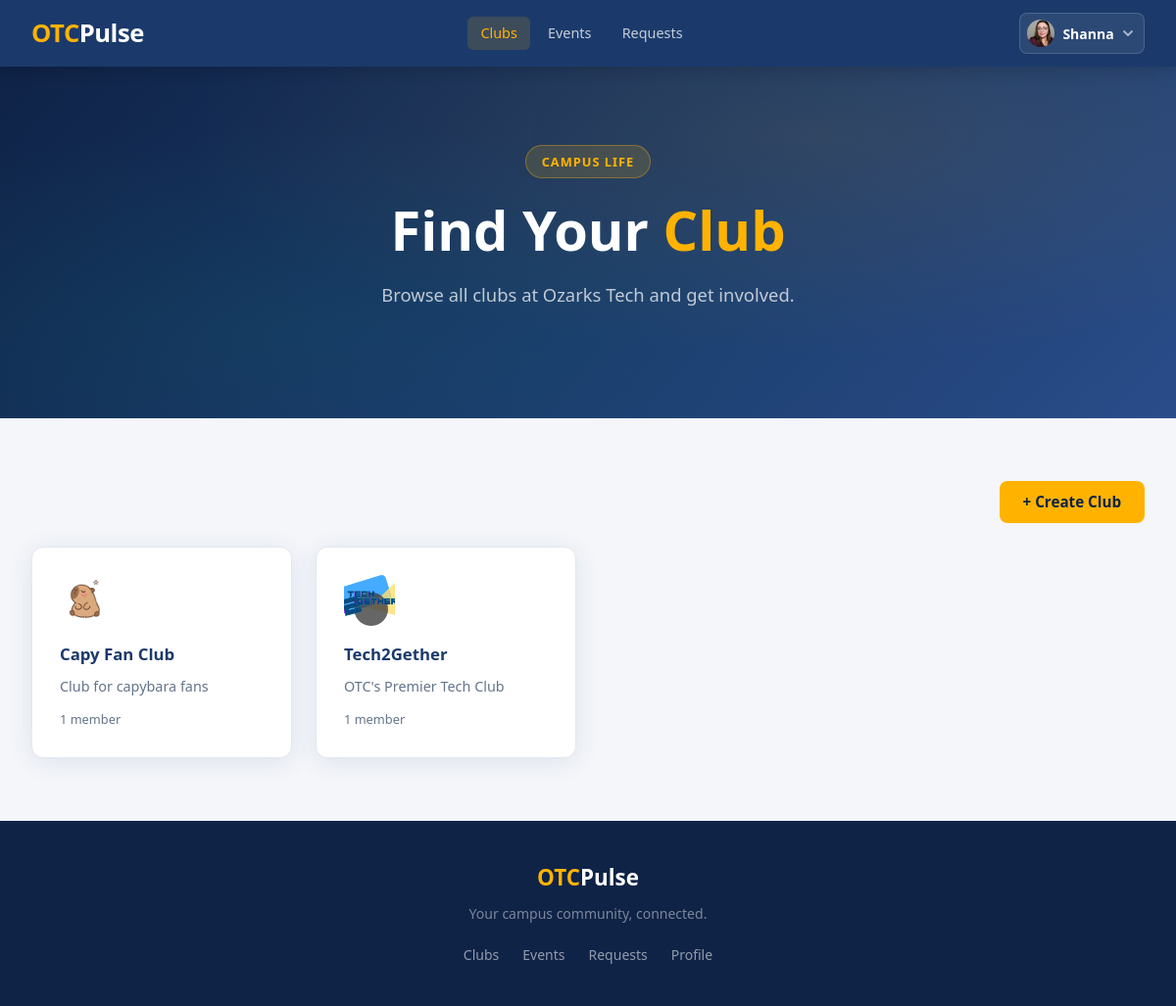
The app's page /clubs/ (signed in), older data.
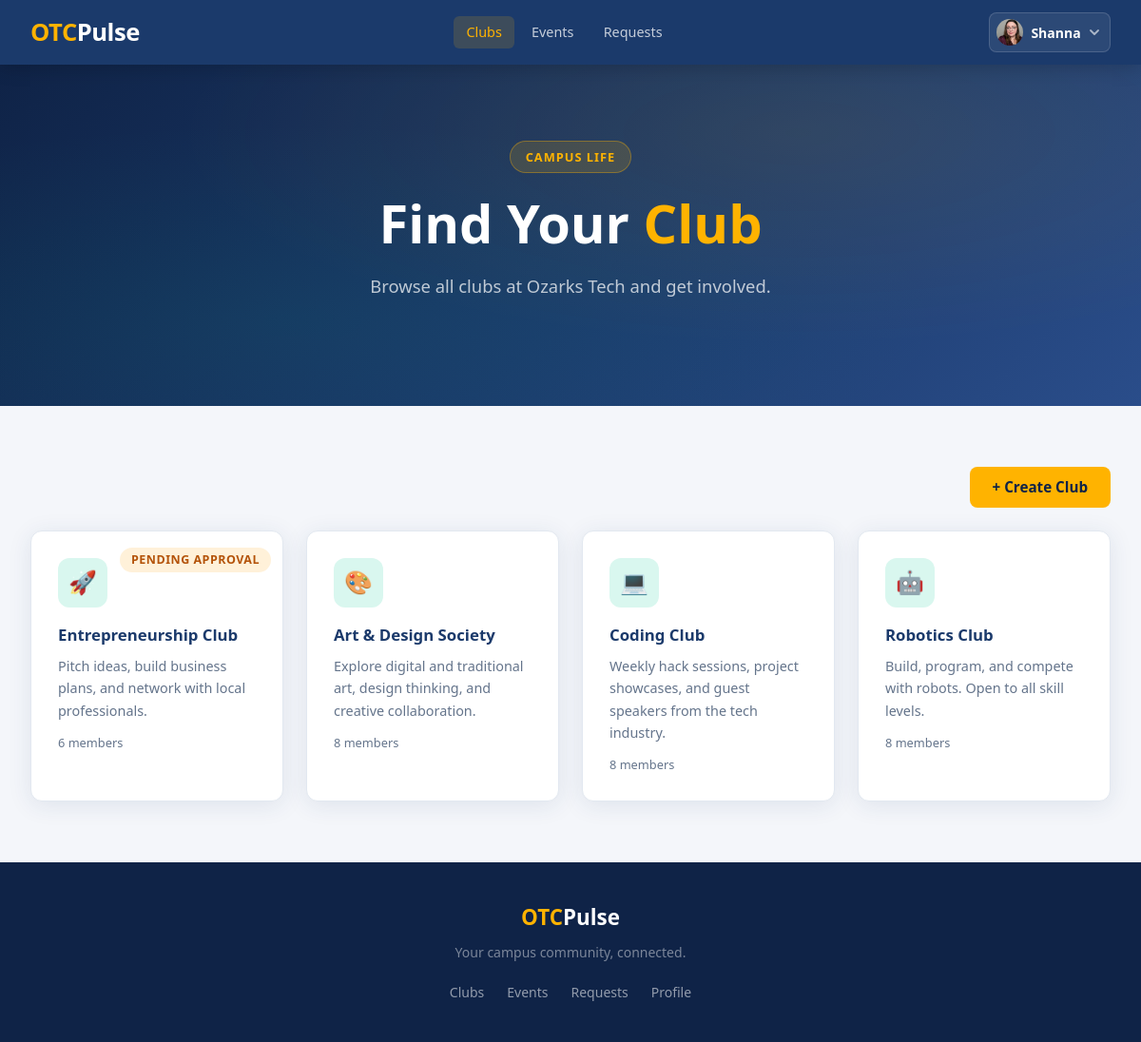
The same page, newer data.
### clubhouse/models.py (models this page shows, shortened)
class Club(models.Model):
    name = models.CharField(max_length=50)
    advisors = models.ManyToManyField(
        Profile,
        related_name='faculty_advisor',
        blank=True,
    )
    officers = models.ManyToManyField(
        Profile,
        related_name='club_officer',
        blank=True,
    )
    description = models.TextField()
    members = models.ManyToManyField(
        Profile,
        related_name ='club_member',
        blank=True,
    )
    slug = models.SlugField(max_length=60, unique=True, blank=True)
    emoji = models.CharField(max_length=10, blank=True, default='🏛️')
    image = models.ImageField(upload_to='club_images/', null=True, blank=True)
    officer_applicants = models.ManyToManyField(
        Profile,
        related_name='officer_applications',
        blank=True,
    )
    approved = models.BooleanField(default=False)
    denied = models.BooleanField(default=False)
    pending_advisor_name = models.CharField(max_length=100, blank=True, default='')
    pending_advisor_email = models.EmailField(blank=True, default='')

### clubhouse/views.py (the view)
# urls.py: path('', views.club_list, name='club_list'),
@login_required
def club_list(request):
    profile = request.user.profile
    is_admin = profile.role == profile.Role.ADMIN
    if is_admin:
        all_clubs = Club.objects.all().order_by('approved', 'denied', 'name')
    else:
        all_clubs = Club.objects.filter(approved=True, denied=False)
    paginator = Paginator(all_clubs, 6)
    page_number = request.GET.get('page', 1)
    try:
        clubs = paginator.page(page_number)
    except EmptyPage:
        clubs = paginator.page(paginator.num_pages)
    except PageNotAnInteger:
        clubs = paginator.page(1)
    return render(request, 'clubhouse/club_list.html', {
        'clubs': clubs,
        'is_admin': is_admin,
        'section': 'clubhouse',
    })

### clubhouse/templates/clubhouse/club_list.html (shortened to what this page needs)
{% extends 'base.html' %}
{% block content %}
<section class="hero hero-short">
    <div class="hero-inner">
        <span class="hero-badge">Campus Life</span>
        <h1>Find Your <span class="highlight">Club</span></h1>
        <p>Browse all clubs at Ozarks Tech and get involved.</p>
    </div>
</section>
<section class="section">
    <div class="section-inner">
        <div style="margin-bottom: 1.5rem; display: flex; justify-content: flex-end;">
            <a href="{% url 'clubhouse:club_create' %}" class="btn btn-primary">+ Create Club</a>
        </div>
        {% if clubs %}
            <div class="card-grid">
                {% for club in clubs %}
                    <a href="{% url 'clubhouse:club_detail' club.slug %}" class="card card-link" style="position: relative;">
                        {% if is_admin and club.denied %}
                            <span class="profile-role-badge" style="position: absolute; top: 0.75rem; right: 0.75rem; background: rgba(200,0,0,0.1); color: #b91c1c;">Denied</span>
                        {% elif is_admin and not club.approved %}
                            <span class="profile-role-badge" style="position: absolute; top: 0.75rem; right: 0.75rem; background: rgba(255,160,0,0.15); color: #b45309;">Pending Approval</span>
                        {% endif %}
                        {% if club.image %}
                            <img class="club-icon-img" src="{{ club.image.url }}" alt="{{ club.name }}">
                        {% else %}
                            <div class="card-icon icon-teal">{{ club.emoji|default:'🏛️' }}</div>
                        {% endif %}
                        <h3>{{ club.name }}</h3>
                        <p>{{ club.description|truncatewords:20 }}</p>
                        <div class="club-meta">
                            <span>{{ club.members.count }} member{{ club.members.count|pluralize }}</span>
                        </div>
                    </a>
                {% endfor %}
            </div>
        {% else %}
            <div class="empty-state">
                <div style="font-size: 3rem; margin-bottom: 1rem;">🏛️</div>
                <h3>No clubs yet</h3>
                <p>Check back soon — clubs are being added.</p>
            </div>
        {% endif %}
    </div>
</section>
{% endblock %}

Row changes from the older to the newer data that the page shows:
removed Club: image (picture), name "Capy Fan Club", description "Club for capybara fans", members.count "1"
removed Club: image (picture), name "Tech2Gether", description "OTC's Premier Tech Club", members.count "1"
added Club: denied "PENDING APPROVAL", emoji "🚀", name "Entrepreneurship Club", description "Pitch ideas, build business plans, and network with local professionals.", members.count "6"
added Club: emoji "🎨", name "Art & Design Society", description "Explore digital and traditional art, design thinking, and creative collaboration.", members.count "8"
added Club: emoji "💻", name "Coding Club", description "Weekly hack sessions, project showcases, and guest speakers from the tech industry.", members.count "8"
added Club: emoji "🤖", name "Robotics Club", description "Build, program, and compete with robots. Open to all skill levels.", members.count "8"
